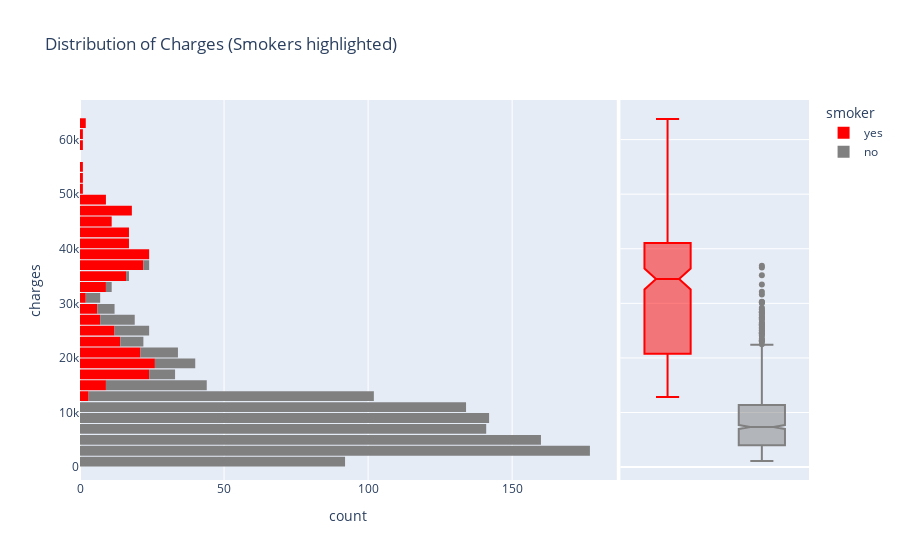

Write notebook code for a chart like this one.
### Code cell
fig = px.histogram(df,
                   y='charges',
                   marginal = 'box',
                   color = 'smoker',
                   color_discrete_sequence=['red', 'grey'],
                   title='Distribution of Charges (Smokers highlighted)')

fig.update_layout(bargap = 0.1)
fig.show()

### Figure 1 — Plotly figure (JSON) as saved in the notebook; plotly's stock layout.template omitted (floating-point values rounded to 4 significant figures; data arrays with more than 128 entries replaced by an {"elided": "..."} marker saying what was removed)
{"data": [{"alignmentgroup": "True", "bingroup": "y", "hovertemplate": "smoker=yes<br>count=%{x}<br>charges=%{y}<extra></extra>", "legendgroup": "yes", "marker": {"color": "red", "pattern": {"shape": ""}}, "name": "yes", "offsetgroup": "yes", "orientation": "h", "showlegend": true, "type": "histogram", "xaxis": "x", "y": {"elided": "274 float values"}, "yaxis": "y"}, {"alignmentgroup": "True", "hovertemplate": "smoker=yes<br>charges=%{y}<extra></extra>", "legendgroup": "yes", "marker": {"color": "red"}, "name": "yes", "notched": true, "offsetgroup": "yes", "showlegend": false, "type": "box", "xaxis": "x2", "y": {"elided": "274 float values"}, "yaxis": "y2"}, {"alignmentgroup": "True", "bingroup": "y", "hovertemplate": "smoker=no<br>count=%{x}<br>charges=%{y}<extra></extra>", "legendgroup": "no", "marker": {"color": "grey", "pattern": {"shape": ""}}, "name": "no", "offsetgroup": "no", "orientation": "h", "showlegend": true, "type": "histogram", "xaxis": "x", "y": {"elided": "1064 float values"}, "yaxis": "y"}, {"alignmentgroup": "True", "hovertemplate": "smoker=no<br>charges=%{y}<extra></extra>", "legendgroup": "no", "marker": {"color": "grey"}, "name": "no", "notched": true, "offsetgroup": "no", "showlegend": false, "type": "box", "xaxis": "x2", "y": {"elided": "1064 float values"}, "yaxis": "y2"}], "layout": {"bargap": 0.1, "barmode": "relative", "legend": {"title": {"text": "smoker"}, "tracegroupgap": 0}, "title": {"text": "Distribution of Charges (Smokers highlighted)"}, "xaxis": {"anchor": "y", "domain": [0, 0.7363], "title": {"text": "count"}}, "xaxis2": {"anchor": "y2", "domain": [0.7413, 1], "matches": "x2", "showgrid": false, "showline": false, "showticklabels": false, "ticks": ""}, "yaxis": {"anchor": "x", "domain": [0, 1], "title": {"text": "charges"}}, "yaxis2": {"anchor": "x2", "domain": [0, 1], "matches": "y", "showgrid": true, "showticklabels": false}}}
